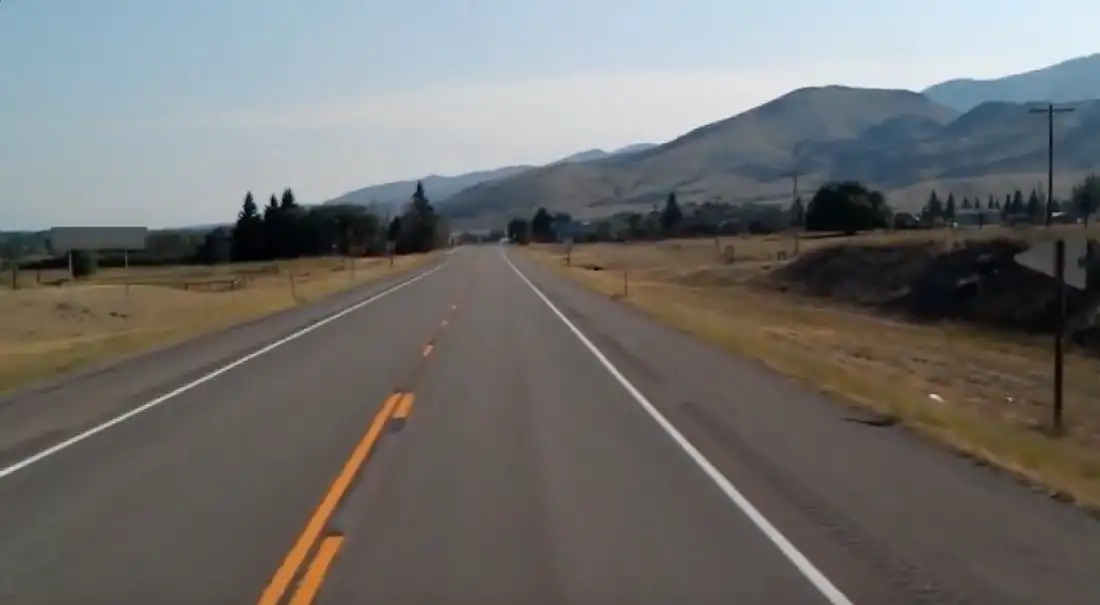
#> input picture Open CV/road.jpg, 1100 x 605 px
$ jupyter execute tut31_32_33.ipynb
#> lines starting #> are read from the running program, lines starting #| are printed output that depends on the picture; after the words box and inside, x2 and y2 are one past the last pixel; in counts of white or black regions, pixels touching at a corner belong together
[cell 1]
# Road Lane Line Detection with OpenCV

import matplotlib.pylab as plt
import numpy as np
import cv2

def region_of_interest(img,vertices):
    mask = np.zeros_like(img)
    # channel_count = img.shape[2]
    match_mask_color = 255
    cv2.fillPoly(mask,vertices,match_mask_color)
    masked_image = cv2.bitwise_and(img,mask)
    return masked_image

def draw_lines(img,lines):
    img = np.copy(img)
    blank_image = np.zeros((img.shape[0],img.shape[1],3),dtype=np.uint8)
    for line in lines:
        for x1,y1,x2,y2 in line:
            cv2.line(blank_image,(x1,y1),(x2,y2),(0,255,0),thickness=3)
    img = cv2.addWeighted(img,0.8,blank_image,1,0.0)
    return img


image = cv2.imread('road.jpg')
#> image is the input picture: shape (605, 1100, 3); mean B, G, R 109.4, 111.2, 111.9
image = cv2.cvtColor(image,cv2.COLOR_BGR2RGB)

print(image.shape)
#| (605, 1100, 3)
height = image.shape[0]
#> height = 605
width = image.shape[1]
#> width = 1100

region_of_interest_vertices = [(0,height),(width/2,height/2),(width,height)]
#> region_of_interest_vertices = [(0, 605), (550, 302.5), (1100, 605)]

gray_image = cv2.cvtColor(image,cv2.COLOR_RGB2GRAY)

canny_image = cv2.Canny(gray_image,100,200)
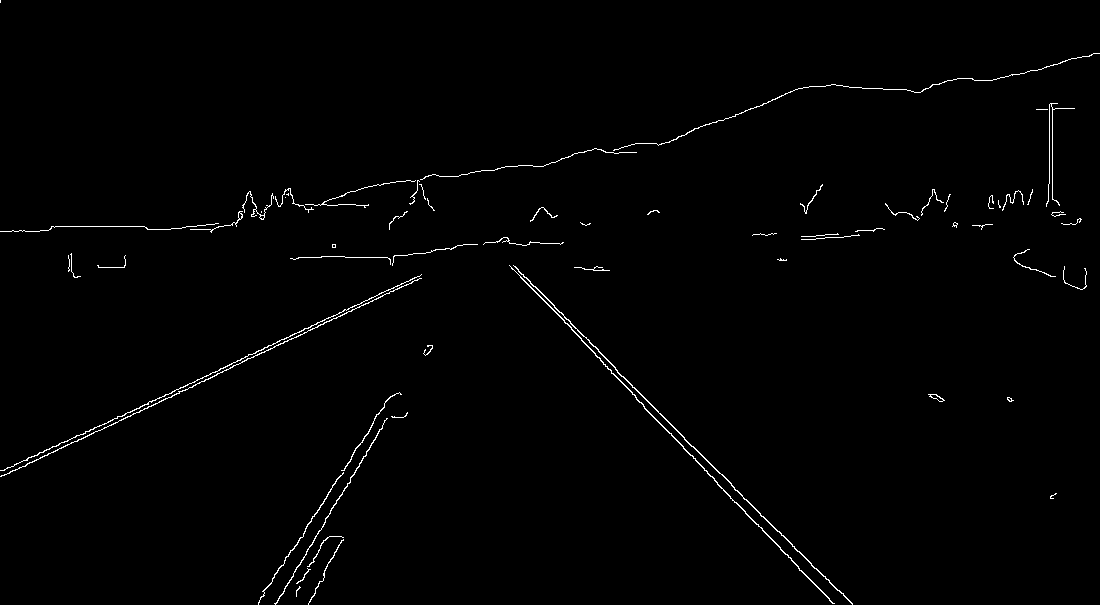
#> canny_image: shape (605, 1100); 0.98% white in thin lines or dots

cropped_image = region_of_interest(canny_image,np.array([region_of_interest_vertices],np.int32))
#> in region_of_interest, `cv2.fillPoly(mask,vertices,match_mask_color)`: mask: shape (605, 1100); 25.1% white; 1 white region, box (x1, y1, x2, y2) and area: (1, 302, 1100, 605) 166897
#> in region_of_interest, `masked_image = cv2.bitwise_and(img,mask)`:
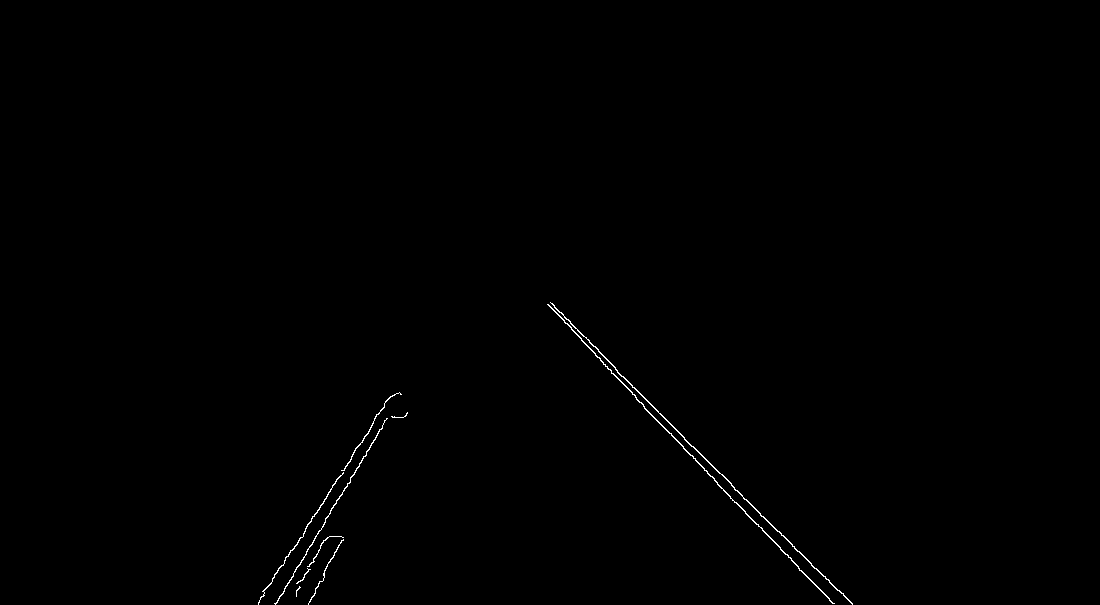
#> masked_image: shape (605, 1100); 0.31% white in thin lines or dots, all inside (x1, y1, x2, y2) = (258, 302, 853, 605)

lines = cv2.HoughLinesP(cropped_image,rho=6,theta=np.pi/60,threshold=160,lines=np.array([]),minLineLength=40,maxLineGap=25)
#> lines = [[550, 302, 615, 367], [554, 307, 837, 590], [603, 364, 643, 404], [259, 600, 392, 395], [644, 408, 714, 478], [730, 498, 798, 566], [277, 602, 350, 477], [615, 369, 814, 568]]

image_with_lines = draw_lines(image,lines)
#> the loop in draw_lines, `for line in lines:` made 8 passes
#> in draw_lines, `img = cv2.addWeighted(img,0.8,blank_image,1,0.0)`:
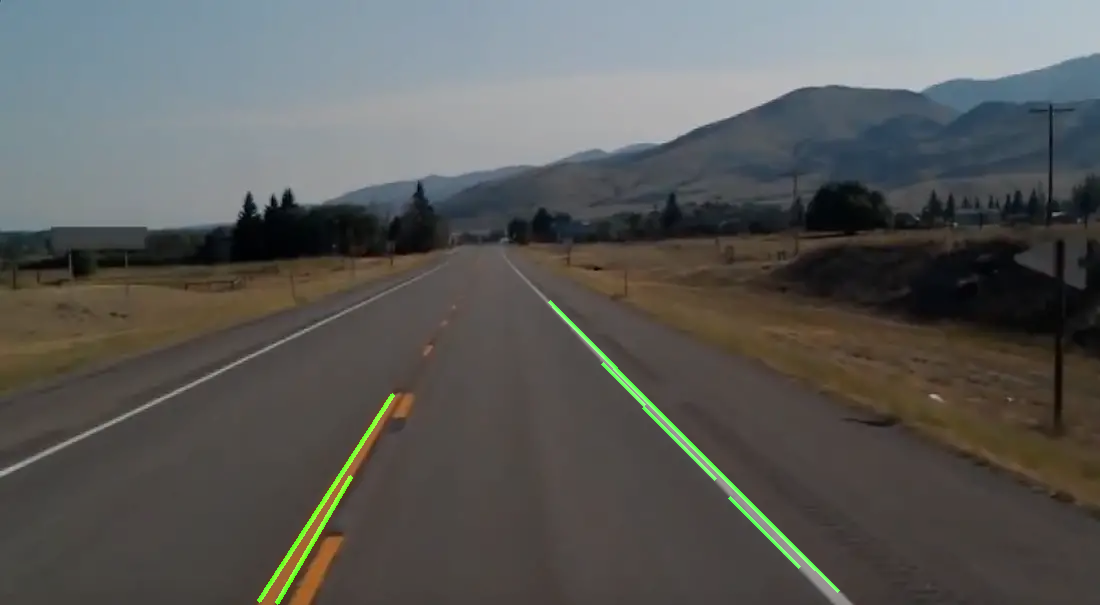
#> img: shape (605, 1100, 3); mean R, G, B 89.5, 90, 87.5
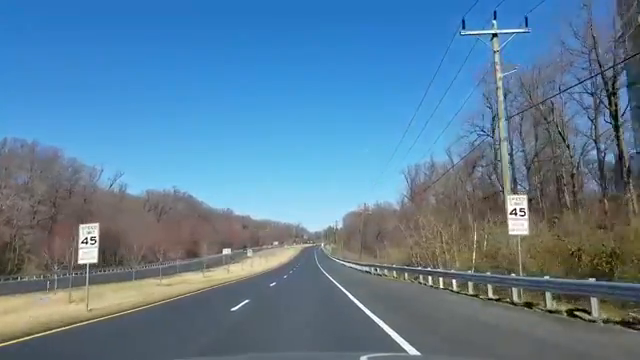
#> input picture frame 89 of Open CV/lanetest.mp4, 640 x 360 px
#> further down, frame is the input picture: shape (360, 640, 3); mean B, G, R 152.6, 126.3, 92

plt.imshow(image_with_lines)
plt.show()

[cell 2]
# For video

import matplotlib.pylab as plt
import numpy as np
import cv2

def region_of_interest(img,vertices):
    mask = np.zeros_like(img)
    # channel_count = img.shape[2]
    match_mask_color = 255
    cv2.fillPoly(mask,vertices,match_mask_color)
    masked_image = cv2.bitwise_and(img,mask)
    return masked_image

def draw_lines(img,lines):
    img = np.copy(img)
    blank_image = np.zeros((img.shape[0],img.shape[1],3),dtype=np.uint8)
    for line in lines:
        for x1,y1,x2,y2 in line:
            cv2.line(blank_image,(x1,y1),(x2,y2),(0,255,0),thickness=3)
    img = cv2.addWeighted(img,0.8,blank_image,1,0.0)
    return img


# image = cv2.imread('road.jpg')
# image = cv2.cvtColor(image,cv2.COLOR_BGR2RGB)
def process(image):
    print(image.shape)
#| (360, 640, 3)
    height = image.shape[0]
#> height = 360
    width = image.shape[1]
#> width = 640

    region_of_interest_vertices = [(0,height),(width/2,height/2),(width,height)]
#> region_of_interest_vertices = [(0, 360), (320, 180), (640, 360)]

    gray_image = cv2.cvtColor(image,cv2.COLOR_RGB2GRAY)
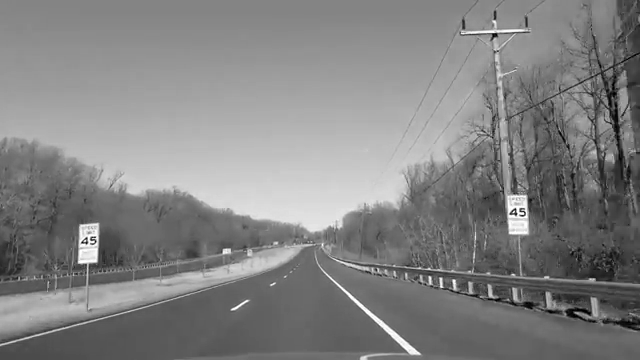
#> gray_image: shape (360, 640); min 0, max 255, mean 130.3

    canny_image = cv2.Canny(gray_image,100,120)
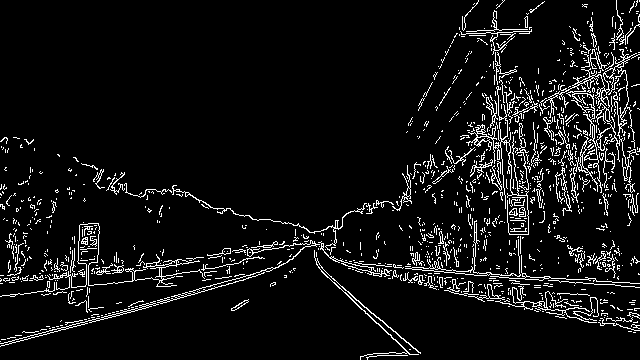
#> canny_image: shape (360, 640); 7% white in thin lines or dots

    cropped_image = region_of_interest(canny_image,np.array([region_of_interest_vertices],np.int32))
#> in region_of_interest, `cv2.fillPoly(mask,vertices,match_mask_color)`:
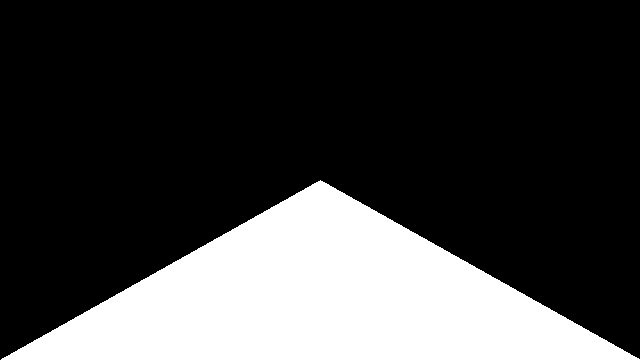
#> mask: shape (360, 640); 25.1% white; 1 white region, box (x1, y1, x2, y2) and area: (1, 180, 640, 360) 57740
#> in region_of_interest, `masked_image = cv2.bitwise_and(img,mask)`:
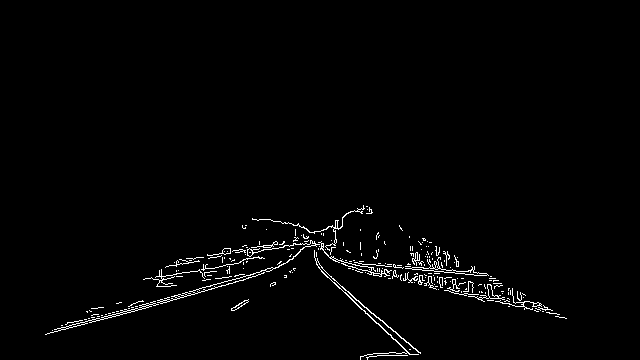
#> masked_image: shape (360, 640); 1.6% white in thin lines or dots, all inside (x1, y1, x2, y2) = (45, 205, 567, 360)

    lines = cv2.HoughLinesP(cropped_image,rho=2,theta=np.pi/180,threshold=50,lines=np.array([]),minLineLength=40,maxLineGap=100)
#> lines = 39 rows, first 6: [52, 330, 402, 230], [259, 241, 566, 318], [45, 334, 409, 237], [207, 254, 487, 274], [260, 219, 420, 353], [273, 243, 558, 314]

    image_with_lines = draw_lines(image,lines)
#> the loop in draw_lines, `for line in lines:` made 39 passes
#> line on passes 1 to 12: [[52, 330, 402, 230]], [[259, 241, 566, 318]], [[45, 334, 409, 237]], [[207, 254, 487, 274]], [[260, 219, 420, 353]], [[273, 243, 558, 314]], [[151, 277, 451, 277]], [[275, 241, 552, 310]], [[269, 219, 409, 354]], [[67, 322, 371, 211]], [[159, 272, 478, 272]], [[158, 283, 501, 283]]
#> after the loop in draw_lines, `for line in lines:`:
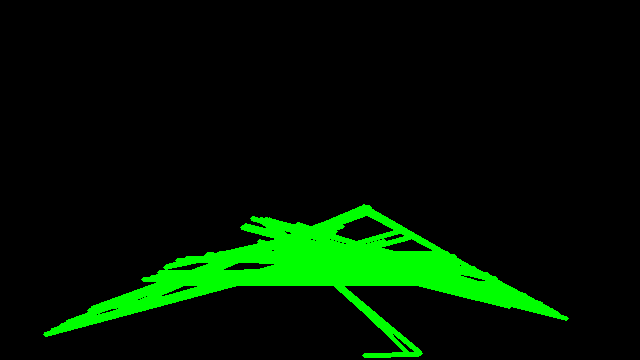
#> blank_image: shape (360, 640, 3); mean of channels 0, 1, 2 0, 22.7, 0; drawn as B, G, R
#> in draw_lines, `img = cv2.addWeighted(img,0.8,blank_image,1,0.0)`:
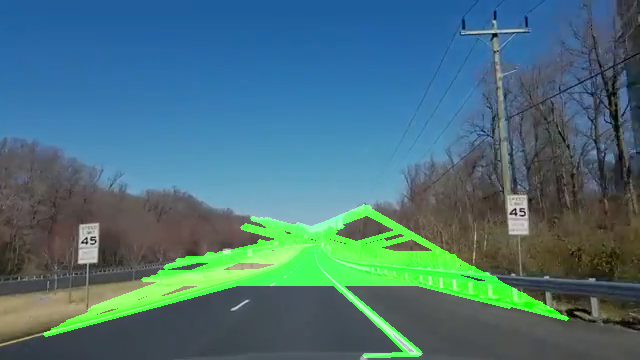
#> img: shape (360, 640, 3); mean B, G, R 122.1, 114.5, 73.6

    return image_with_lines

cap = cv2.VideoCapture('lanetest.mp4')

while(cap.isOpened()):
    ret , frame = cap.read()
    frame = process(frame)
    cv2.imshow('frame',frame)
    if cv2.waitKey(100) & 0xFF == ord('q'):
#> (key q is pressed here)
        break

cap.release()
cv2.destroyAllWindows()
